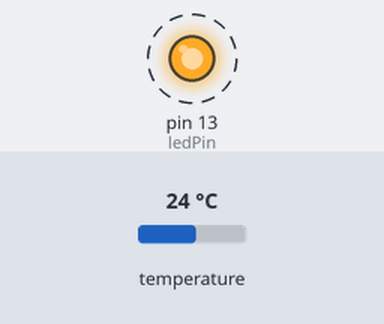
Bench run of a sketch on a simulated Arduino Uno, built with avr-gcc and run on an emulated ATmega328P. Shown: output pins drawn as LEDs (lit = HIGH). Wiring (inferred from the names in the program): DS3231 clock at I2C address 0x68. Dashed ring = blinking. The test bench sets the inputs (shaded band); at power-on: temperature 24 °C. The local clock reads 2024-03-15 10:24:30 at power-on unless the sketch sets it; what the sketch prints to the serial monitor is not drawn.

Above: at 0.5 s.
Timing chart, 0 to 3.0 s (numbered marks = the images above):
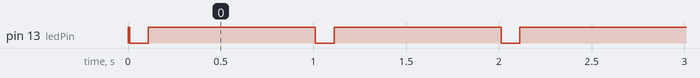

The sketch:

DS3231_Set_Time.ino.ino
```cpp
/* DS_3231 Uhrzeit stellen und Kontrolle
  (c) 2017 Universität Freiburg - Fakultät für Biologie, ATbio, Juergen Schmidt, ConFoBi Projekt 2016-0008
  Entwicklungsumgebung: Arduino IDE 1.6.11
  Bibliothek RTClibExtended.h: https://github.com/FabioCuomo/FabioCuomo-DS3231
  Einige Programmzeilen stammen aus dem Demo von der RTClibExtended.h Lib


*/


#include <Wire.h>
#include <RTClibExtended.h>
RTC_DS3231 RTC;      //we are using the DS3231 RTC

byte AlarmFlag = 0;
byte ledStatus = 1;
#define ledPin 13         //rote LED

void setup() {

  pinMode(ledPin, OUTPUT);
  digitalWrite(ledPin, HIGH);
  Serial.begin(57600);

  Wire.begin();
  RTC.begin();

  // use this for set clock to compile time
  RTC.adjust(DateTime(__DATE__, __TIME__));   //set RTC date and time to COMPILE time

 // un-comment and edit the next line to set a time different to your PC's time, e.g. UTC
 // RTC.adjust(DateTime(2025, 12, 18, 15, 55, 45)); // insert here:  year, month, day, hour, minute, second


  // esmod 20250502 clear lost power bit (EOSC = bit 7 in control register set to 1 )
  // I guess if you remove Vcc AND the battery, you will reset this bit as well
  // if EOSC is set, the clock will not advance, but stand still, when Vcc is off and Vbatt is on
  if (RTC.lostPower()) {
  unsigned char b;
  Wire.beginTransmission(0x68); // address DS3231
  Wire.write(0x0E); // select CONTROL register
  b = Wire.read();
  Wire.endTransmission();
  Wire.beginTransmission(0x68); // address DS3231
  Wire.write(0x0E); // select CONTROL register
  Wire.write(b & 0b01111111   ); // write register (bit 7 is EOSC)
  Wire.endTransmission();
  }
  // end esmod

  //clear any pending alarms
  RTC.armAlarm(1, false);
  RTC.clearAlarm(1);
  RTC.alarmInterrupt(1, false);
  RTC.armAlarm(2, false);
  RTC.clearAlarm(2);
  RTC.alarmInterrupt(2, false);
  RTC.writeSqwPinMode(DS3231_OFF);
}

//------------------------------------------------------------

void loop() {

  digitalWrite(ledPin, LOW);
  delay(100);
  digitalWrite(ledPin, HIGH);
  delay(900);

  DateTime now = RTC.now();


  Serial.print(now.year(), DEC);
  Serial.print('/');
  Serial.print(now.month(), DEC);
  Serial.print('/');
  Serial.print(now.day(), DEC);
  Serial.print(' ');
  Serial.print(now.hour(), DEC);
  Serial.print(':');
  Serial.print(now.minute(), DEC);
  Serial.print(':');
  Serial.print(now.second(), DEC);
  Serial.println("");


}
```

Measured:
- by itself, pin 13 (ledPin): alternates HIGH for 0.90 s and LOW for 0.10 s
